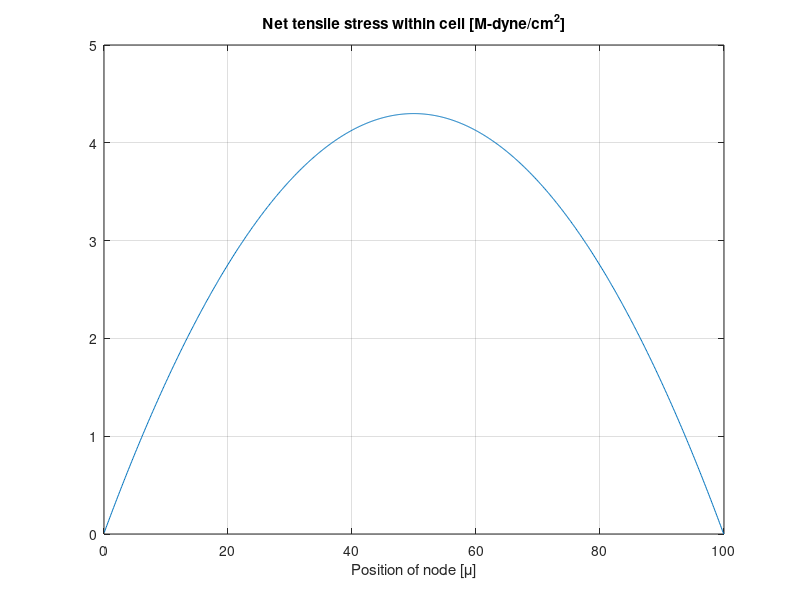

Here is the MATLAB script that generated this plot:
function cardiomyocyte_3 (N, dL, L, W, t, Cs)
%**************************************************************************
%                 Mechanical model for a cardiomyocyte
% Arguments:
%   N = power index controlling the shape of the contact stresses p
%     > 0 -->  p = (x/a)^N           (e.g. if N=1 --> linear distribution) 
%     < 0 -->  p = (x/a)/sqrt(1-(x/a)^2) (Boussinesq-Cerruti distribution)
%           (observe that it produces a nearly linear displacement pattern)
%       Note: whatever the value of N, p is antisymmetric w.r.t the center
%   dL = cell elongation
%    L = cell length
%    W = cell width
%    t = cell thickness
%   Cs = shear wave velocity of gel
% The input parameters are assumed to be given in the CGS system (cm-g-s)
%
% Assumptions:
%   The cell is a thin rectangular elastic plate of negligible stiffness
%   The cell is bonded onto the surface of a gel, which is idealized as an
%     elastic half-space with uniform properties
%   As the cell contracts, it exerts tangential shearing stresses onto
%     the gel which are symmetric with respect to the cell's midplane.
%   The shearing stresses are assumed to be distributed according to some
%     rule and scaled to produce the observed elongation. The rule
%     controlling the shape of the shearing forces is defined by the
%     parameter N as follows:
%     N >= 0  ==> shearing stresses distributed according to (x/a)^N
%        < 0  ==> distribution according to 1/sqrt(1-(x/a)^2)
%
%   Dynamic effects are neglected. Instead, a Cerruti-type solution
%   consisting of a set of narrow rectangular loads applied onto the
%   surface of an elastic half-space is used.
%
%
%           Written by Eduardo Kausel
%           MIT, Room 1-271, Cambridge, MA, kausel@mit.edu
%           V-2, March 6, 2013
%
%**************************************************************************

% Default data in the absence of arguments
if nargin <6, Cs = 200.;  end   % shear wave velocity of gel [cm/s]
if nargin <5, t = 0.0002; end   % thickness [cm]
if nargin <4, W = 0.0030; end   % width [cm]
if nargin <3, L = 0.0100; end   % total length of cell [cm]
if nargin <2, dL = L;     end   % total elongation, cm
if nargin <1, N = 1;      end   % parameter controlling shear distribution
                                % (default is linear)

% Basic data
rho = 1.08; % mass density of gel [g/cm^3]
nu = 0.5;   % Poisson's ratio of gel
nx = 1000;  % number of rectangular elements in length (x) direction

% Inferred data
dx = L/nx;  % length of each element [cm]
a = dx/2;   % half-length of element [cm]
b = W/2;    % half-width of element  [cm]
G_gel = rho*Cs^2;   % shear modulus of gel [dynes/cm^2]
A_cell = W*L;       % area of cell
A = 4*a*b;          % area of rectangular element

% Assemble flexibility matrix F for the contact surface with the gel
nx1 = nx-1;
x = [0:dx:nx1*dx];  % x-coord center of nodes at left [cm]
xn = x+a;           % coord. of center of nodes
C = 1/(pi*G_gel*A); % factor 1/A --> unit force on cell --> intensity of q
F = zeros(nx,nx);
% Assemble first column
for i=1:nx
  I = C*rect_Cerruti (x(i), 0, a, b);
  F(i,1) = (1-nu)*I(1)+nu*I(2);
end
% clone that first column
for i=1:nx1
  for j=1:nx-i
    F(i+j,j+1) = F(i,1);
    F(j+1,i+j) = F(i+j,j+1);
  end
end
F(1,2:nx) = F(2:nx,1);

% Define load vector and solve the system
q = applied_shearing_stress (N, nx);  % see function below
u = F*q;           % displacements due to normalized tangential forces
scale = dL/2/u(1); % scaling factor needed to match observed elongation
u = scale*u;       % displacements now match elongation
p = scale*q;       % at this point, q are actual forces acting on elements,
                   % each of which has an area A=W*dx
Q = sum(p(1:nx/2));     % total actual net shearing force (dipole force)
M = -xn*p;              % moment of dipole
d = M/Q/L;              % moment arm of dipole, as fraction of cell length
S = Q/(W*L/2)*10^(-6);  % average contacts stress, in megadynes/cm^2
R = pi/4*G_gel*L*dL;    % force by simple dipole formula

% Print data and results
fprintf ('Length of cardiomyocyte               = %12.5f [cm]\n', L)
fprintf ('Width   "       "                     = %12.5f [cm]\n', W)
fprintf ('Thicknesss      "                     = %12.5f [cm]\n', t)
fprintf ('Observed elongation                   = %12.5f [cm]\n', dL)
fprintf ('Average contractive strain  e0=dL/L   = %12.5f\n', dL/L)
fprintf ('Total force by simple dipole formula  = %12.5f [dyne]\n', R)
fprintf ('Total reaction force exerted by gel   = %12.5f [dyne]\n', Q)
fprintf ('Average contact stress on gel         = %12.5f [M-dyne/cm^2]\n', S)
fprintf ('Total dipole moment                   = %12.5f [dyne-cm]\n', M)
fprintf ('Moment arm as fraction of cell length = %12.5f \n', d)

% Plot displacements along contact area
plot(xn*10^4,u*10^4)
grid on
title('Displacements along contact area [\mu]')
titx = 'Position of node [\mu]';
xlabel(titx)
pause

% Strains
e = diff(u)/dx;
plot(x(2:nx)*10^4,e)
title('Net axial strain in cell')
xlabel(titx)
grid on
pause

% Scaled contact stresses
plot(xn*10^4,p/A*10^(-6))
grid on
title('Shearing stresses acting on gel [M-dyne/cm^2]')
titx = 'Position of node [\mu]';
xlabel(titx)
pause

% Stresses in cell
s = cumsum(p)/(W*t);
plot(xn*10^4,s*10^(-6))
title('Net tensile stress within cell [M-dyne/cm^2]')
xlabel(titx)
grid on
pause
close
return

%--------------------------------------------------------------------------
function [q] = applied_shearing_stress(N, nx)
% Defines the shape of the normalized contact stresses being applied by the
% cell to the gel
if N==0
  % simple dipole
  q = zeros(nx,1);
  q(1)  =  1; % pair    ----> (left end)
  q(nx) = -1; %         <---- (right end)
  fprintf ('Shearing force is a simple dipole\n');
elseif N>0
  % polynomial distribution (linear, quadratic, whatever)
  n2 = nx/2;
  q = [0.5:n2-0.5]*2/nx;
  q = q.^N;
  q = [q(n2:-1:1),-q]';
  fprintf ('Shearing force changes as power N = %5.2f\n', N);
else
  % Distribution as in Boussinesq-Cerruti plate problem
  n2 = nx/2;
  q = [1:n2]-0.5;
  q = q*2/nx;
  q = q./sqrt(1-q.^2);
  q = [q(n2:-1:1),-q]';  
  fprintf ('Shearing force follows the Boussinesq shape\n');
end

%--------------------------------------------------------------------------
function [I] = rect_Cerruti (X,Y,a,b)
% Finds the integrals  I = [I1; I2; I3; I4] needed to compute
% the displacements at the surface of an elastic half-space when
% subjected to a static, tangential, rectangular load of unit intensity
% q = 1 = Px/(2*a)/(2*b), where Px is the total horizontal load
% X Y are the coordinates relative to the center
% a b are the half-sizes of the rectangular load
%
% Written by Eduardo Kausel
%            MIT, 77 Mass. Ave., Room 1-271, Cambridge, MA 02139
%            Version 1, August 15, 2012
%
% Note: the actual displacements are
%       ux = q/pi/G *((1-nu)*I1 + nu*I2)
%       uy = q/pi/G * nu*I3
%       uz = q/pi/G *(1-nu)*I4
% where q = actual load intensity, G = shear modulus, nu = Poisson's ratio


x = X+a; % coordinates relative to the left lower corner
y = Y+b;
x2 = x/2;
y2 = y/2;
if abs(X)<=a & abs(Y)<=b
  % Normal point within rectangle
  if abs(X)~=a & abs(Y)~=b
    % arbitrary point
    I1 = integ1(x2,y2)+integ1(a-x2,y2)+integ1(x2,b-y2)+integ1(a-x2,b-y2);
    I2 = integ2(x2,y2)+integ2(a-x2,y2)+integ2(x2,b-y2)+integ2(a-x2,b-y2);
    I3 = integ3(x2,y2)-integ3(a-x2,y2)-integ3(x2,b-y2)+integ3(a-x2,b-y2);
    I4 = integ4(x2,y2)-integ4(a-x2,y2)+integ4(x2,b-y2)-integ4(a-x2,b-y2);
  elseif abs(X)~=a & abs(Y)==b
    % horizontal edge, not a corner
    if y==0
      I1 =  integ1(x2,b)+integ1(a-x2,b);
      I2 =  integ2(x2,b)+integ2(a-x2,b);
      I3 = -integ3(x2,b)+integ3(a-x2,b);
      I4 =  integ4(x2,b)-integ4(a-x2,b);
    else
      I1 = integ1(x2,b)+integ1(a-x2,b);
      I2 = integ2(x2,b)+integ2(a-x2,b);
      I3 = integ3(x2,b)-integ3(a-x2,b);
      I4 = integ4(x2,b)-integ4(a-x2,b);
    end
  elseif abs(X)==a & abs(Y)~=b
    % vertical edge, not a corner
    if x==0
      I1 =  integ1(a,y2)+integ1(a,b-y2);
      I2 =  integ2(a,y2)+integ2(a,b-y2);
      I3 = -integ3(a,y2)+integ3(a,b-y2);
      I4 = -integ4(a,y2)-integ4(a,b-y2);
    else
      I1 = integ1(a,y2)+integ1(a,b-y2);
      I2 = integ2(a,y2)+integ2(a,b-y2);
      I3 = integ3(a,y2)-integ3(a,b-y2);
      I4 = integ4(a,y2)+integ4(a,b-y2);
    end
  else
    % It is one of the corners
    I1 =  integ1(a,b);
    I2 =  integ2(a,b);
    if x==0 & y==0
      % left lower corner
      I3 =  integ3(a,b);
      I4 = -integ4(a,b);
    elseif x==0 & y>0
      % left upper corner
      I3 = -integ3(a,b);
      I4 = -integ4(a,b);
    elseif x>0 & y==0
      % right lower corner
      I3 = -integ3(a,b);
      I4 = integ4(a,b);
    elseif x>0 & y>0
      % right upper corner
      I3 = integ3(a,b);
      I4 = integ4(a,b);
    end
  end
  I = [I1;I2;I3;I4];
else
  % Point is beyond the rectangle
  if X<-a
    X = -X;
    x = X+a;
    x2 = x/2;
    sgnx = -1;
  else
    sgnx = 1; 
  end
  if Y<-b
    Y = -Y;
    y = Y+b;
    y2 = y/2;
    sgny = -1;
  else
    sgny = 1;
  end
  if abs(X)>a & abs(Y)>b
    % point beyond both the horizontal and vertical edges
    J1 = rect_Cerruti(x2,y2,x2,y2);
    J2 = rect_Cerruti(x2-a,y2-b,x2-a,y2-b);
    J3 = rect_Cerruti(x2,y2-b,x2,y2-b);
    J4 = rect_Cerruti(x2-a,y2,x2-a,y2);
    I = J1+J2-J3-J4;
  elseif abs(X)>a & abs(Y)<=b
    % point beyond left or right edge
    J1 = rect_Cerruti(x2,Y,x2,b);
    J2 = rect_Cerruti(x2-a,Y,x2-a,b);
    I = J1-J2;
  elseif abs(X)<=a & abs(Y)>b
    % point beyond upper or lower edge
    J1 = rect_Cerruti(X,y2,a,y2);
    J3 = rect_Cerruti(X,y2-b,a,y2-b);
    I = J1-J3;
  end
  if sgnx<0, I(3:4) = -I(3:4); end
  if sgny<0, I(3)   = -I(3);   end
end
return

function [I1] = integ1(a, b)
I1 = b*asinh(a/b)+a*asinh(b/a);
return

function [I2] = integ2(a, b)
I2 = b*asinh(a/b);
return

function [I3] = integ3(a, b)
I3 = a+b-sqrt(a^2+b^2);
return

function [I4] = integ4(a, b)
I4 = a*atan(b/a)+0.5*b*log(1+(a/b)^2);
I4 = -I4;
return